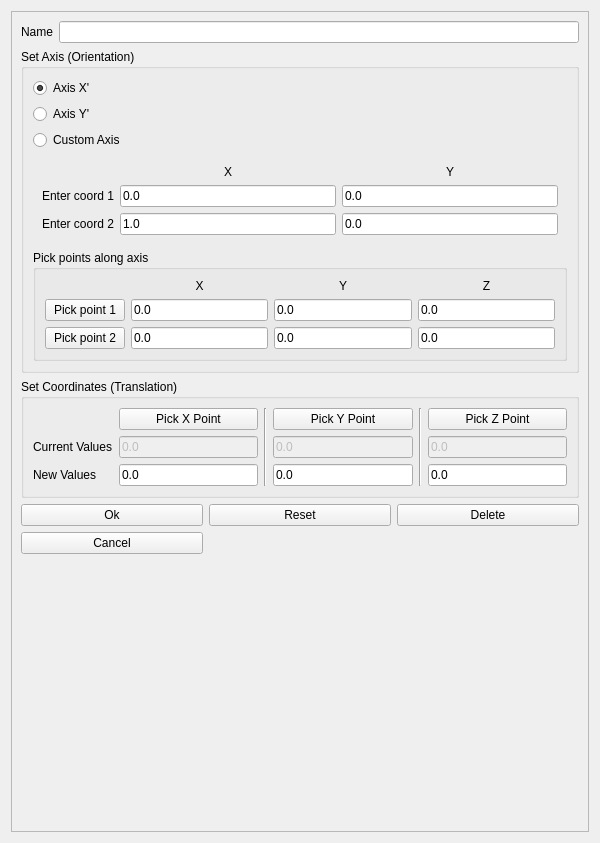
<?xml version="1.0" encoding="UTF-8"?>
<ui version="4.0">
 <class>PropertyUserOrientation</class>
 <widget class="QWidget" name="PropertyUserOrientation">
  <property name="geometry">
   <rect>
    <x>0</x>
    <y>0</y>
    <width>600</width>
    <height>843</height>
   </rect>
  </property>
  <property name="maximumSize">
   <size>
    <width>600</width>
    <height>16777215</height>
   </size>
  </property>
  <property name="windowTitle">
   <string>User orientation properties</string>
  </property>
  <layout class="QVBoxLayout" name="verticalLayout">
   <item>
    <widget class="QScrollArea" name="scrollArea">
     <property name="widgetResizable">
      <bool>true</bool>
     </property>
     <widget class="QWidget" name="scrollAreaWidgetContents">
      <property name="geometry">
       <rect>
        <x>0</x>
        <y>0</y>
        <width>576</width>
        <height>819</height>
       </rect>
      </property>
      <layout class="QGridLayout" name="gridLayout_4">
       <item row="1" column="0">
        <widget class="QGroupBox" name="setOrientationGroupBox">
         <property name="title">
          <string>Set Axis (Orientation)</string>
         </property>
         <layout class="QVBoxLayout" name="verticalLayout_2">
          <item>
           <widget class="QRadioButton" name="XRadioButton">
            <property name="text">
             <string>Axis X'</string>
            </property>
            <property name="checked">
             <bool>true</bool>
            </property>
           </widget>
          </item>
          <item>
           <widget class="QRadioButton" name="YRadioButton">
            <property name="text">
             <string>Axis Y'</string>
            </property>
           </widget>
          </item>
          <item>
           <widget class="QRadioButton" name="customAxisRadioButton">
            <property name="text">
             <string>Custom Axis</string>
            </property>
           </widget>
          </item>
          <item>
           <widget class="QFrame" name="customAxisFrame">
            <layout class="QGridLayout" name="gridLayout_5">
             <item row="2" column="1">
              <widget class="QDoubleEdit" name="customAxisX2">
               <property name="text">
                <string>1.0</string>
               </property>
              </widget>
             </item>
             <item row="1" column="2">
              <widget class="QDoubleEdit" name="customAxisY1">
               <property name="text">
                <string>0.0</string>
               </property>
              </widget>
             </item>
             <item row="2" column="0">
              <widget class="QLabel" name="label_6">
               <property name="text">
                <string>Enter coord 2</string>
               </property>
              </widget>
             </item>
             <item row="2" column="2">
              <widget class="QDoubleEdit" name="customAxisY2">
               <property name="text">
                <string>0.0</string>
               </property>
              </widget>
             </item>
             <item row="1" column="0">
              <widget class="QLabel" name="label_5">
               <property name="text">
                <string>Enter coord 1</string>
               </property>
              </widget>
             </item>
             <item row="1" column="1">
              <widget class="QDoubleEdit" name="customAxisX1">
               <property name="text">
                <string>0.0</string>
               </property>
              </widget>
             </item>
             <item row="0" column="1">
              <widget class="QLabel" name="label_7">
               <property name="text">
                <string>X</string>
               </property>
               <property name="alignment">
                <set>Qt::AlignCenter</set>
               </property>
              </widget>
             </item>
             <item row="0" column="2">
              <widget class="QLabel" name="label_8">
               <property name="text">
                <string>Y</string>
               </property>
               <property name="alignment">
                <set>Qt::AlignCenter</set>
               </property>
              </widget>
             </item>
            </layout>
           </widget>
          </item>
          <item>
           <widget class="QGroupBox" name="groupBox_2">
            <property name="title">
             <string>Pick points along axis</string>
            </property>
            <layout class="QGridLayout" name="gridLayout_2">
             <item row="0" column="1">
              <widget class="QLabel" name="label_2">
               <property name="text">
                <string>X</string>
               </property>
               <property name="alignment">
                <set>Qt::AlignCenter</set>
               </property>
              </widget>
             </item>
             <item row="2" column="3">
              <widget class="QDoubleEdit" name="z_p1Edit">
               <property name="enabled">
                <bool>true</bool>
               </property>
               <property name="text">
                <string>0.0</string>
               </property>
               <property name="readOnly">
                <bool>true</bool>
               </property>
              </widget>
             </item>
             <item row="3" column="2">
              <widget class="QDoubleEdit" name="y_p2Edit">
               <property name="text">
                <string>0.0</string>
               </property>
               <property name="readOnly">
                <bool>true</bool>
               </property>
              </widget>
             </item>
             <item row="0" column="3">
              <widget class="QLabel" name="label_4">
               <property name="text">
                <string>Z</string>
               </property>
               <property name="alignment">
                <set>Qt::AlignCenter</set>
               </property>
              </widget>
             </item>
             <item row="3" column="1">
              <widget class="QDoubleEdit" name="x_p2Edit">
               <property name="enabled">
                <bool>true</bool>
               </property>
               <property name="text">
                <string>0.0</string>
               </property>
               <property name="readOnly">
                <bool>true</bool>
               </property>
              </widget>
             </item>
             <item row="2" column="1">
              <widget class="QDoubleEdit" name="x_p1Edit">
               <property name="enabled">
                <bool>true</bool>
               </property>
               <property name="text">
                <string>0.0</string>
               </property>
               <property name="frame">
                <bool>true</bool>
               </property>
               <property name="readOnly">
                <bool>true</bool>
               </property>
              </widget>
             </item>
             <item row="3" column="0">
              <widget class="QPushButton" name="p2Button">
               <property name="text">
                <string>Pick point 2</string>
               </property>
              </widget>
             </item>
             <item row="2" column="2">
              <widget class="QDoubleEdit" name="y_p1Edit">
               <property name="enabled">
                <bool>true</bool>
               </property>
               <property name="text">
                <string>0.0</string>
               </property>
               <property name="readOnly">
                <bool>true</bool>
               </property>
              </widget>
             </item>
             <item row="3" column="3">
              <widget class="QDoubleEdit" name="z_p2Edit">
               <property name="text">
                <string>0.0</string>
               </property>
               <property name="readOnly">
                <bool>true</bool>
               </property>
              </widget>
             </item>
             <item row="0" column="2">
              <widget class="QLabel" name="label_3">
               <property name="text">
                <string>Y</string>
               </property>
               <property name="alignment">
                <set>Qt::AlignCenter</set>
               </property>
              </widget>
             </item>
             <item row="2" column="0">
              <widget class="QPushButton" name="p1Button">
               <property name="text">
                <string>Pick point 1</string>
               </property>
              </widget>
             </item>
            </layout>
           </widget>
          </item>
         </layout>
        </widget>
       </item>
       <item row="5" column="0">
        <layout class="QGridLayout" name="gridLayout_3">
         <item row="1" column="0">
          <widget class="QPushButton" name="okButton">
           <property name="text">
            <string>Ok</string>
           </property>
          </widget>
         </item>
         <item row="1" column="1">
          <widget class="QPushButton" name="resetButton">
           <property name="text">
            <string>Reset</string>
           </property>
          </widget>
         </item>
         <item row="1" column="2">
          <widget class="QPushButton" name="deleteButton">
           <property name="text">
            <string>Delete</string>
           </property>
          </widget>
         </item>
         <item row="2" column="0">
          <widget class="QPushButton" name="cancelButton">
           <property name="text">
            <string>Cancel</string>
           </property>
          </widget>
         </item>
        </layout>
       </item>
       <item row="0" column="0">
        <layout class="QGridLayout" name="gridLayout">
         <item row="0" column="0">
          <widget class="QLabel" name="label">
           <property name="text">
            <string>Name</string>
           </property>
          </widget>
         </item>
         <item row="0" column="1">
          <widget class="QLineEdit" name="nameEdit"/>
         </item>
        </layout>
       </item>
       <item row="7" column="0">
        <spacer name="verticalSpacer">
         <property name="orientation">
          <enum>Qt::Vertical</enum>
         </property>
         <property name="sizeHint" stdset="0">
          <size>
           <width>20</width>
           <height>525</height>
          </size>
         </property>
        </spacer>
       </item>
       <item row="4" column="0">
        <widget class="QGroupBox" name="setTranslationGroupBox">
         <property name="title">
          <string>Set Coordinates (Translation)</string>
         </property>
         <layout class="QGridLayout" name="gridLayout_6">
          <item row="2" column="3">
           <widget class="QDoubleEdit" name="setCoorNewYValue">
            <property name="text">
             <string>0.0</string>
            </property>
           </widget>
          </item>
          <item row="2" column="5">
           <widget class="QDoubleEdit" name="setCoorNewZValue">
            <property name="text">
             <string>0.0</string>
            </property>
           </widget>
          </item>
          <item row="1" column="1">
           <widget class="QDoubleEdit" name="setCoorOldXValue">
            <property name="enabled">
             <bool>false</bool>
            </property>
            <property name="text">
             <string>0.0</string>
            </property>
           </widget>
          </item>
          <item row="1" column="5">
           <widget class="QDoubleEdit" name="setCoorOldZValue">
            <property name="enabled">
             <bool>false</bool>
            </property>
            <property name="text">
             <string>0.0</string>
            </property>
           </widget>
          </item>
          <item row="1" column="3">
           <widget class="QDoubleEdit" name="setCoorOldYValue">
            <property name="enabled">
             <bool>false</bool>
            </property>
            <property name="text">
             <string>0.0</string>
            </property>
           </widget>
          </item>
          <item row="0" column="3">
           <widget class="QPushButton" name="setCoorPickPointYButton">
            <property name="text">
             <string>Pick Y Point</string>
            </property>
           </widget>
          </item>
          <item row="0" column="5">
           <widget class="QPushButton" name="setCoorPickPointZButton">
            <property name="text">
             <string>Pick Z Point</string>
            </property>
           </widget>
          </item>
          <item row="0" column="2" rowspan="3">
           <widget class="Line" name="line">
            <property name="orientation">
             <enum>Qt::Vertical</enum>
            </property>
           </widget>
          </item>
          <item row="0" column="1">
           <widget class="QPushButton" name="setCoorPickPointXButton">
            <property name="text">
             <string>Pick X Point</string>
            </property>
           </widget>
          </item>
          <item row="2" column="0">
           <widget class="QLabel" name="label_9">
            <property name="text">
             <string>New Values</string>
            </property>
           </widget>
          </item>
          <item row="2" column="1">
           <widget class="QDoubleEdit" name="setCoorNewXValue">
            <property name="text">
             <string>0.0</string>
            </property>
           </widget>
          </item>
          <item row="0" column="4" rowspan="3">
           <widget class="Line" name="line_2">
            <property name="orientation">
             <enum>Qt::Vertical</enum>
            </property>
           </widget>
          </item>
          <item row="1" column="0">
           <widget class="QLabel" name="label_10">
            <property name="text">
             <string>Current Values</string>
            </property>
           </widget>
          </item>
         </layout>
        </widget>
       </item>
      </layout>
     </widget>
    </widget>
   </item>
  </layout>
 </widget>
 <customwidgets>
  <customwidget>
   <class>QDoubleEdit</class>
   <extends>QLineEdit</extends>
   <header>qdoubleedit.h</header>
  </customwidget>
 </customwidgets>
 <tabstops>
  <tabstop>scrollArea</tabstop>
  <tabstop>nameEdit</tabstop>
  <tabstop>XRadioButton</tabstop>
  <tabstop>YRadioButton</tabstop>
  <tabstop>customAxisRadioButton</tabstop>
  <tabstop>customAxisX1</tabstop>
  <tabstop>customAxisY1</tabstop>
  <tabstop>customAxisX2</tabstop>
  <tabstop>customAxisY2</tabstop>
  <tabstop>p1Button</tabstop>
  <tabstop>x_p1Edit</tabstop>
  <tabstop>y_p1Edit</tabstop>
  <tabstop>z_p1Edit</tabstop>
  <tabstop>p2Button</tabstop>
  <tabstop>x_p2Edit</tabstop>
  <tabstop>y_p2Edit</tabstop>
  <tabstop>z_p2Edit</tabstop>
  <tabstop>setCoorPickPointXButton</tabstop>
  <tabstop>setCoorPickPointYButton</tabstop>
  <tabstop>setCoorPickPointZButton</tabstop>
  <tabstop>setCoorOldXValue</tabstop>
  <tabstop>setCoorOldYValue</tabstop>
  <tabstop>setCoorOldZValue</tabstop>
  <tabstop>setCoorNewXValue</tabstop>
  <tabstop>setCoorNewYValue</tabstop>
  <tabstop>setCoorNewZValue</tabstop>
  <tabstop>okButton</tabstop>
  <tabstop>resetButton</tabstop>
  <tabstop>deleteButton</tabstop>
  <tabstop>cancelButton</tabstop>
 </tabstops>
 <resources/>
 <connections/>
</ui>
